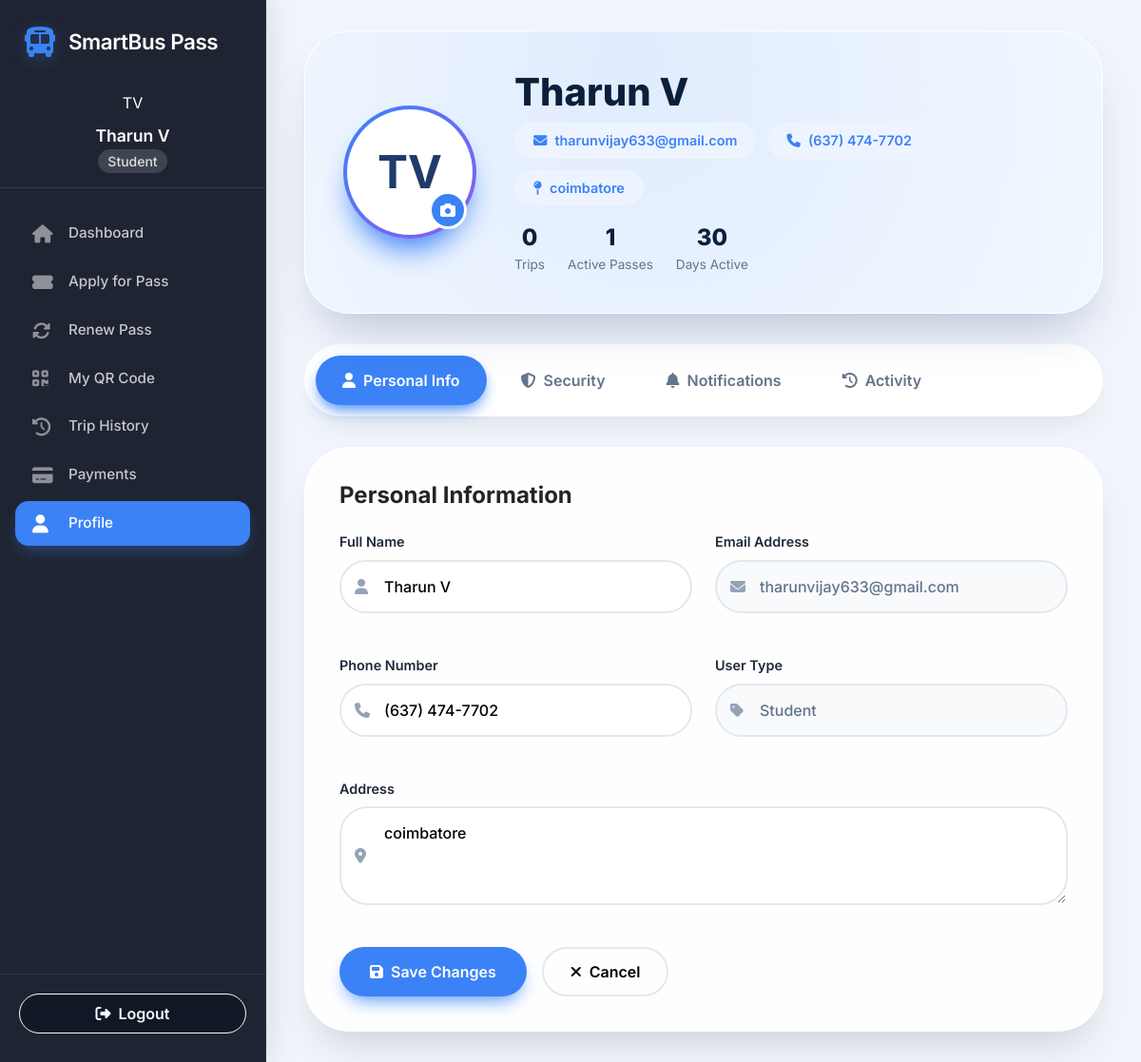
The app's page /profile (signed in) with its own data.
### database.py (models this page shows)
class User(UserMixin, db.Model):
    id = db.Column(db.Integer, primary_key=True)
    username = db.Column(db.String(80), unique=True, nullable=False)
    email = db.Column(db.String(120), unique=True, nullable=False)
    password = db.Column(db.String(200), nullable=False)
    full_name = db.Column(db.String(100), nullable=False)
    phone = db.Column(db.String(20), nullable=False)
    address = db.Column(db.String(200))
    user_type = db.Column(db.String(20), nullable=False)  # student, professional, senior
    created_at = db.Column(db.DateTime, default=datetime.utcnow)
    passes = db.relationship('BusPass', backref='user', lazy=True)
    trips = db.relationship('Trip', backref='user', lazy=True)
    payments = db.relationship('Payment', backref='user', lazy=True)

### app.py (the view, shortened to what this page needs)
@app.route('/profile', methods=['GET', 'POST'])
@login_required
def profile():
    return render_template('profile.html')

### app.py (called while the page is built, shortened)
@login_manager.user_loader
def load_user(user_id):
    return User.query.get(int(user_id))

@app.context_processor
def inject_now():
    return {'now': datetime.utcnow()}

@app.context_processor
def inject_admin_context():
    if not session.get('is_admin'):
        return {}

### templates/profile.html (shortened to what this page needs)
<!DOCTYPE html>
<html lang="en">
<head>
    <link href="https://cdn.jsdelivr.net/npm/bootstrap@5.3.0/dist/css/bootstrap.min.css" rel="stylesheet">
    <link rel="stylesheet" href="https://cdnjs.cloudflare.com/ajax/libs/font-awesome/6.4.0/css/all.min.css">
</head>
<body>
    {% set display_name = current_user.full_name or current_user.username or 'User' %}
    {% set name_parts = display_name.split() %}
    {% if name_parts|length > 1 %}
        {% set user_initials = (name_parts[0][0] ~ name_parts[-1][0])|upper %}
    {% else %}
        {% set user_initials = (name_parts[0][:2])|upper %}
    {% endif %}
    <div class="dashboard-container">
        <div class="sidebar">
            <div class="sidebar-header"><i class="fas fa-bus fa-2x"></i><h4>SmartBus Pass</h4></div>
            <div class="user-info">
                <div class="sidebar-initials">{{ user_initials }}</div>
                <h6>{{ current_user.full_name }}</h6><small>{{ current_user.user_type|title }}</small>
            </div>
            <nav class="sidebar-nav">
                <a href="{{ url_for('dashboard') }}" class="nav-link"><i class="fas fa-home"></i><span>Dashboard</span></a>
                <a href="{{ url_for('apply_pass') }}" class="nav-link"><i class="fas fa-ticket-alt"></i><span>Apply for Pass</span></a>
                <a href="{{ url_for('renew_pass_page') }}" class="nav-link"><i class="fas fa-sync-alt"></i><span>Renew Pass</span></a>
                <a href="{{ url_for('qr_verification') }}" class="nav-link"><i class="fas fa-qrcode"></i><span>My QR Code</span></a>
                <a href="{{ url_for('trip_history') }}" class="nav-link"><i class="fas fa-history"></i><span>Trip History</span></a>
                <a href="{{ url_for('payment') }}" class="nav-link"><i class="fas fa-credit-card"></i><span>Payments</span></a>
                <a href="{{ url_for('profile') }}" class="nav-link active"><i class="fas fa-user"></i><span>Profile</span></a>
            </nav>
            <div class="sidebar-footer">
                <a href="{{ url_for('logout') }}" class="btn btn-outline-light w-100"><i class="fas fa-sign-out-alt me-2"></i><span>Logout</span></a>
            </div>
        </div>
        <div class="main-content">
            <div class="profile-container">
                <div class="profile-header-modern">
                    <div class="header-glow"></div>
                    <div class="avatar-section">
                        <div class="avatar-ring">
                            <div class="avatar-content" id="avatarPreview">
                                {{ user_initials }}
                            </div>
                        </div>
                        <div class="avatar-upload-modern" onclick="document.getElementById('avatarInput').click()">
                            <i class="fas fa-camera"></i>
                        </div>
                    </div>
                    <div class="user-info-modern">
                        <h2>{{ current_user.full_name or current_user.username }}</h2>
                        <div class="user-badges">
                            <span class="badge-modern"><i class="fas fa-envelope me-2"></i>{{ current_user.email }}</span>
                            <span class="badge-modern"><i class="fas fa-phone me-2"></i>{{ current_user.phone or 'Add phone' }}</span>
                            <span class="badge-modern"><i class="fas fa-map-pin me-2"></i>{{ current_user.address or 'Add address' }}</span>
                        </div>
                        <div class="user-stats">
                            <div class="stat-item">
                                <div class="stat-value">{{ total_trips or '0' }}</div>
                                <div class="stat-label">Trips</div>
                            </div>
                            <div class="stat-item">
                                <div class="stat-value">{{ total_passes or '1' }}</div>
                                <div class="stat-label">Active Passes</div>
                            </div>
                            <div class="stat-item">
                                <div class="stat-value">{{ member_days or '30' }}</div>
                                <div class="stat-label">Days Active</div>
                            </div>
                        </div>
                    </div>
                </div>
                <div class="tabs-modern" id="modernTabs">
                    <button class="tab-modern active" onclick="switchTab('personal')">
                        <i class="fas fa-user"></i> Personal Info
                    </button>
                    <button class="tab-modern" onclick="switchTab('security')">
                        <i class="fas fa-shield-alt"></i> Security
                    </button>
                    <button class="tab-modern" onclick="switchTab('notifications')">
                        <i class="fas fa-bell"></i> Notifications
                    </button>
                    <button class="tab-modern" onclick="switchTab('activity')">
                        <i class="fas fa-history"></i> Activity
                    </button>
                </div>
                <div id="personalTab" class="content-card" style="display: block;">
                    <h4 class="fw-bold mb-4">Personal Information</h4>
                    <form method="POST" action="{{ url_for('profile') }}">
                        <div class="form-grid">
                            <div class="form-group-modern">
                                <label>Full Name</label>
                                <div class="input-wrapper-modern">
                                    <i class="fas fa-user input-icon-modern"></i>
                                    <input type="text" class="form-control-modern" name="full_name" value="{{ current_user.full_name or current_user.username }}">
                                </div>
                            </div>
                            <div class="form-group-modern">
                                <label>Email Address</label>
                                <div class="input-wrapper-modern">
                                    <i class="fas fa-envelope input-icon-modern"></i>
                                    <input type="email" class="form-control-modern" value="{{ current_user.email }}" disabled>
                                </div>
                            </div>
                            <div class="form-group-modern">
                                <label>Phone Number</label>
                                <div class="input-wrapper-modern">
                                    <i class="fas fa-phone input-icon-modern"></i>
                                    <input type="tel" class="form-control-modern" name="phone" value="{{ current_user.phone or '' }}">
                                </div>
                            </div>
                            <div class="form-group-modern">
                                <label>User Type</label>
                                <div class="input-wrapper-modern">
                                    <i class="fas fa-tag input-icon-modern"></i>
                                    <input type="text" class="form-control-modern" value="{{ current_user.user_type|title }}" disabled>
                                </div>
                            </div>
                            <div class="form-group-modern" style="grid-column: span 2;">
                                <label>Address</label>
                                <div class="input-wrapper-modern">
                                    <i class="fas fa-map-marker-alt input-icon-modern"></i>
                                    <textarea class="form-control-modern" name="address" rows="3">{{ current_user.address or '' }}</textarea>
                                </div>
                            </div>
                        </div>
                        <div class="d-flex gap-3 mt-4">
                            <button type="submit" class="btn-modern-primary">
                                <i class="fas fa-save me-2"></i>Save Changes
                            </button>
                            <button type="button" class="btn-modern-outline">
                                <i class="fas fa-times me-2"></i>Cancel
                            </button>
                        </div>
                    </form>
                </div>
            </div>
        </div>
    </div>
</body>
</html>

### records on screen
User: full_name "Tharun V", user_type "Student", email "tharunvijay633@gmail.com", phone "(637) 474-7702", address "coimbatore"

### other values on screen
{{ user_initials }} "TV"
{{ total_trips or '0' }} "0"
{{ total_passes or '1' }} "1"
{{ member_days or '30' }} "30"
